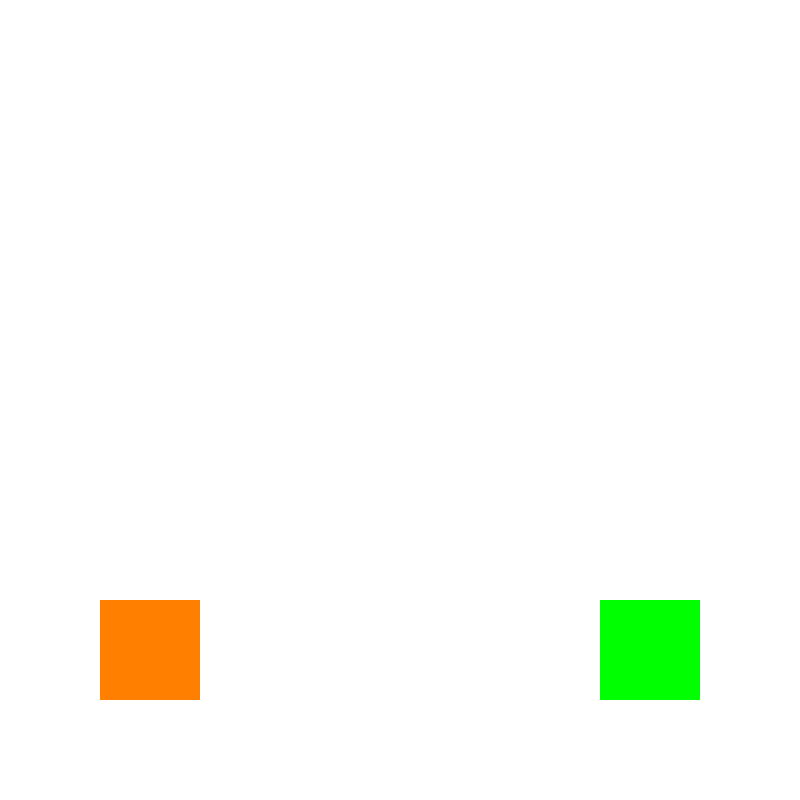
Frame 1 (no input)
Frame 60 (the mouse pressed at the canvas centre just before this capture): identical to frame 1, image omitted
Frame 120 (the mouse held since frame 60 and released just before this capture): identical to frame 1, image omitted

The Processing sketch that drew this single still picture (run headless with seeded random() and noise(); from frame 60 on, the mouse is pressed at the canvas centre):

// Processing sketch: wk4_hw_buttons1
// ── wk4_hw_buttons1.pde
//make 2 buttons
//make ball bounce and color change on one button to start action second to stop it

int shape1X, shape1Y;
int shape1W, shape1H;

int shape2X, shape2Y;
int shape2W, shape2H;

float m;

float r = 100;
float g = 200;
float b;

float x = 200;
float y = 200;


boolean colorchangebutton = true;



void setup() {
  size(800,800);
  background(255);
  //rectMode(CENTER);
  
  shape1X = 100;
  shape1Y = 600;
  shape1W = 100;
  shape1H = 100;
  
  shape2X = 600;
  shape2Y = 600;
  shape2W = 100;
  shape2H = 100;
  
  
  
}


void draw() {
  
  if (mouseX > shape1X && mouseX < shape1X + shape1W &&
       mouseY > shape1Y && mouseY < shape1Y + shape1H) {
         fill(0,0,255);
        r = 0;
        g = 153;
        b = 153;
        
       
         
    
  } else {
    
    fill(255,128,0); 
    r = 255;
    g = 255;
    b = 255;
}


  noStroke(); 
  rect(shape1X,shape1Y,shape1W,shape1H);
  
   if (mouseX > shape2X && mouseX < shape2X + shape2W &&
       mouseY > shape2Y && mouseY < shape2Y + shape2H) {
        
         //fill(255,0,0);
         
         x += x;
       }else{
          //fill(255);
         ballcolor();
         
         fill(0,255,0);
       }
  noStroke();
  rect(shape2X,shape2Y,shape2W,shape2H);
}



  void ballcolor() {
    
    noStroke();
    fill(r,g,b);
    ellipse(x,y,200,200);
    
    if (x > width) {
      x = 100; 
      
    }
   
   
    
   // m = map(mouseX,0,width,0,255);
  
  
  
  }
